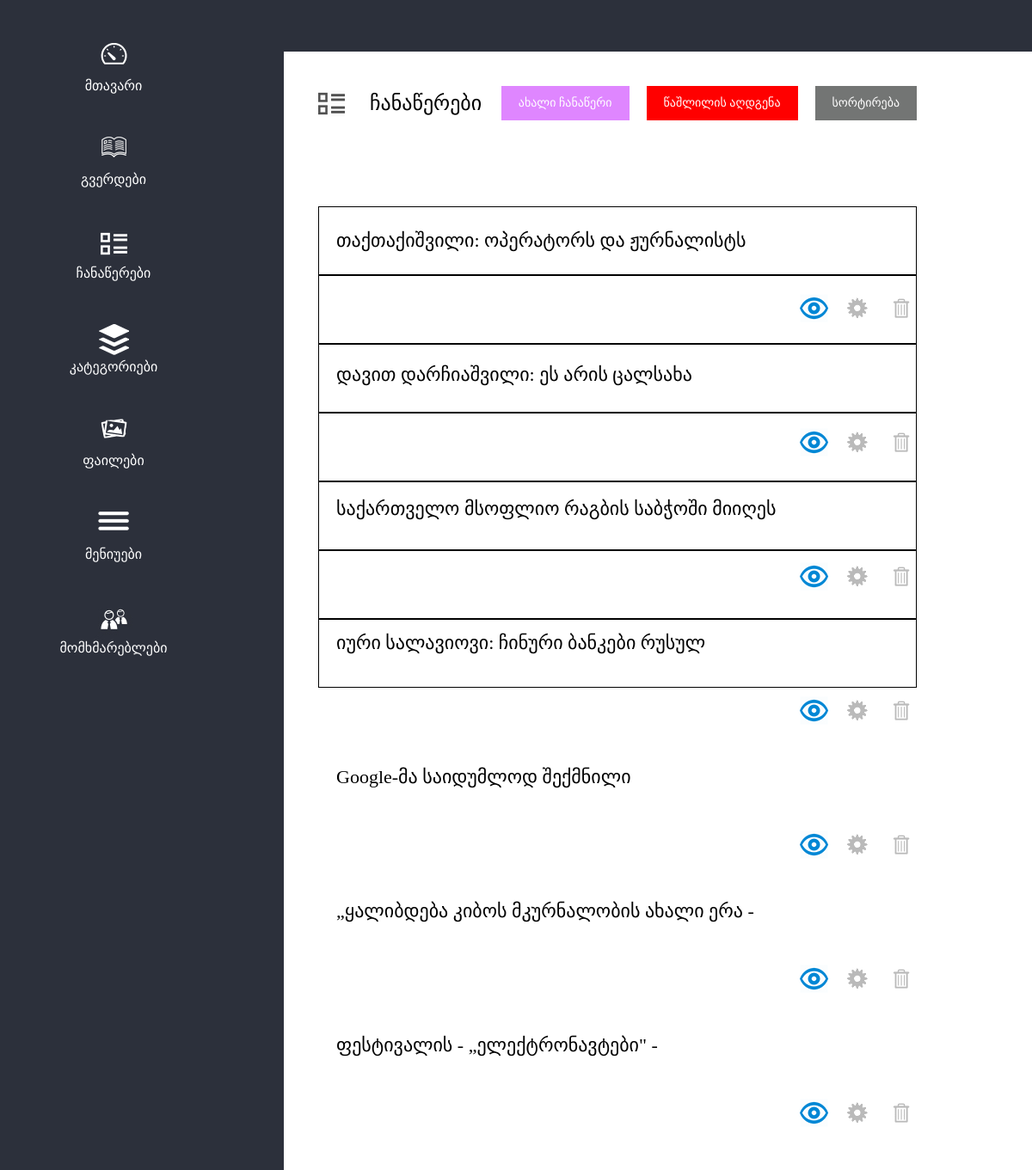
The app's page /admin/records.php with its own data.
### tables this page shows
CREATE TABLE IF NOT EXISTS `news` (
  `id` int(11) NOT NULL AUTO_INCREMENT,
  `title` varchar(255) NOT NULL,
  `img` varchar(255) DEFAULT NULL,
  `category` varchar(255) NOT NULL,
  `date` timestamp NOT NULL DEFAULT CURRENT_TIMESTAMP,
  `text` text NOT NULL,
  `autor` varchar(255) NOT NULL,
  `visibility` tinyint(1) NOT NULL DEFAULT '0',
  `trash` tinyint(1) NOT NULL DEFAULT '0',
  PRIMARY KEY (`id`)
);

### admin/records.php (the view, shortened to what this page needs)
<?php require_once("includes/header.php"); ?>
<?php
	$trash = isset($_GET['trash'])?1:0;
?>
<div class="records-top">
	<h2 class="records-title">ჩანაწერები</h2>
	<ul class="records-butt">
		<li>
			<a class="new-record" href="record.php?process=insert">
				ახალი ჩანაწერი
			</a>
		</li>
		<li>
			<a class="restore" href="?trash=1">
				წაშლილის აღდგენა
			</a>
		</li>
		<li>
			<a class="sort" href="#">
				სორტირება
			</a>
		</li>
	</ul>
</div>
<ul class="records">
<?php
	$rec_q = mysql_query("SELECT * FROM news WHERE trash='{$trash}'");
	while($rec = mysql_fetch_assoc($rec_q)){
		if($rec['visibility']){
			$bg_img = "img/visible.png";
		}else{
			$bg_img = "img/non_visible.png";
		}
		echo
		"
		<li>
			<p>{$rec['title']}</p>
			<div class='record-manage'>
				<a style='background-image: url({$bg_img})' class='record-visibility' href='?visib=1&record_id={$rec['id']}'></a>
				<a class='record-edit' href='record.php?process=edit&record_id={$rec['id']}'></a>
				<a class='record-del' href='record.php?process=trash&record_id={$rec['id']}'></a>
			</div>
			<div class='cls'></div>
		</li>
		";
	}
?>
</ul>
<?php require_once("includes/footer.php"); ?>

### admin/includes/header.php (shortened to what this page needs)
<!DOCTYPE html>
<html lang="en">
<head>
	<link rel="stylesheet" type="text/css" href="css/style.css">
</head>
<body>
<div class="menu">
	<ul>
		<li>
			<a class="menu-home" href="#">
				მთავარი
			</a>
		</li>
		<li>
			<a class="menu-pages" href="#">
				გვერდები
			</a>
		</li>
		<li>
			<a class="menu-chanawerebi" href="records.php">
				ჩანაწერები
			</a>
		</li>
		<li>
			<a class="menu-cat" href="#">
				კატეგორიები
			</a>
		</li>
		<li>
			<a class="menu-files" href="#">
				ფაილები
			</a>
		</li>
		<li>
			<a class="menu-menus" href="#">
				მენიუები
			</a>
		</li>
		<li>
			<a class="menu-users" href="#">
				მომხმარებლები
			</a>
		</li>
	</ul>
</div>
<header>
</header>

### admin/css/style.css (style rules this page uses)
* { margin: 0; padding: 0; text-decoration: none; list-style-type: none; border: none; outline: none; }
body { padding-left: 330px; }
.menu { width: 330px; height: 100%; background-color: #2c303b; position: fixed; left: 0; top: 0; }
.menu ul { width: 100%; }
.menu ul li { width: 100%; margin-top: 50px; }
.menu ul li a { width: 150px; margin-left: calc(40% - 75px); text-align: center; display: inline-block; color: white; padding-top: 40px; background-repeat: no-repeat; background-position: center 0; }
.menu-home { background-image: url("../img/mtavari.png"); }
.menu-pages { background-image: url("../img/book.png"); }
.menu-chanawerebi { background-image: url("../img/chanawerebi.png"); }
.menu-cat { background-image: url("../img/cat.png"); }
.menu-files { background-image: url("../img/files.png"); }
.menu-menus { background-image: url("../img/menus.png"); }
.menu-users { background-image: url("../img/users.png"); }
header { width: 100%; height: 60px; background-color: #2c303b; }
.records-top { width: 80%; margin-left: 40px; margin-top: 40px; }
.records-title { font-weight: normal; padding-left: 60px; height: 40px; line-height: 40px; background: url("../img/chanawerebi_black.png") no-repeat 0 center; }
.records-title { float: left; }
.records-butt { float: right; }
.records-butt li { margin-left: 20px; float: left; }
.records-butt li a { color: white; display: inline-block; font-size: 14px; height: 40px; line-height: 40px; text-align: center; padding: 0 20px; }
.new-record { background-color: #df86ff; }
.restore { background-color: #ff0000; }
.sort { background-color: #737574; }
.records { margin-left: 40px; width: 80%; margin-top: 100px; }
.records li { padding-left: 20px; font-size: 22px; height: 78px; border: 1px solid black; line-height: 78px; }
.records li p { height: 100%; width: 80%; overflow: hidden; float: left; }
.record-manage { height: 100%; float: right; }
.records li a { margin-left: 10px; display: inline-block; height: 78px; width: 35px; }
.record-visibility { background: url("../img/non_visible.png") no-repeat center center; }
.record-edit { background: url("../img/edit.png") no-repeat center center; }
.record-del { background: url("../img/del.png") no-repeat center center; }

### records on screen
news: title "თაქთაქიშვილი: ოპერატორს და ჟურნალისტს…"
news: title "დავით დარჩიაშვილი: ეს არის ცალსახა…"
news: title "საქართველო მსოფლიო რაგბის საბჭოში მიიღეს"
news: title "იური სალავიოვი: ჩინური ბანკები რუსულ…"
news: title "Google-მა საიდუმლოდ შექმნილი…"
news: title "„ყალიბდება კიბოს მკურნალობის ახალი ერა -…"
news: title "ფესტივალის - „ელექტრონავტები\" -…"
